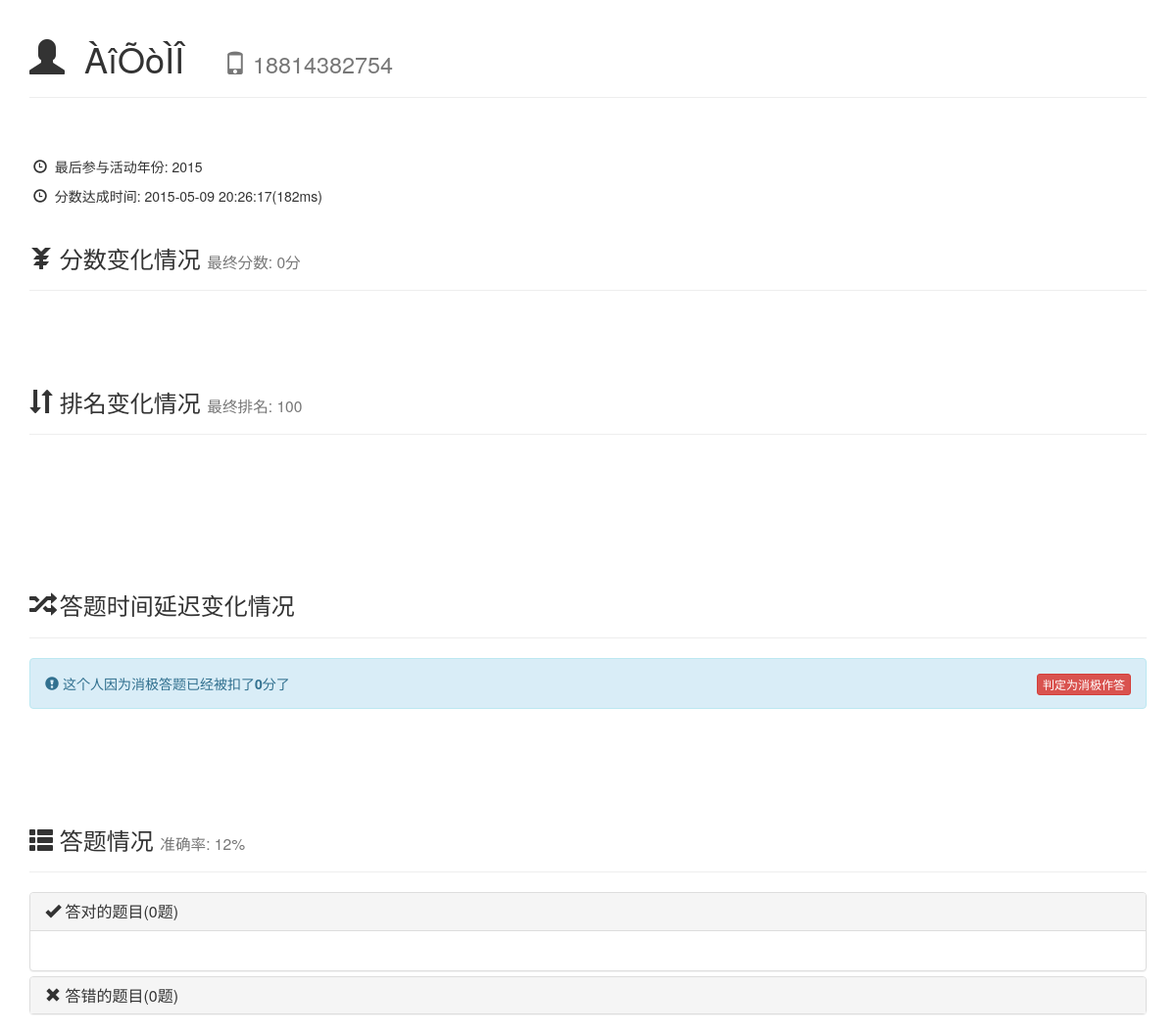
The app's page /page/activity/CAQ_peoplestatic.php?t=3, older data.
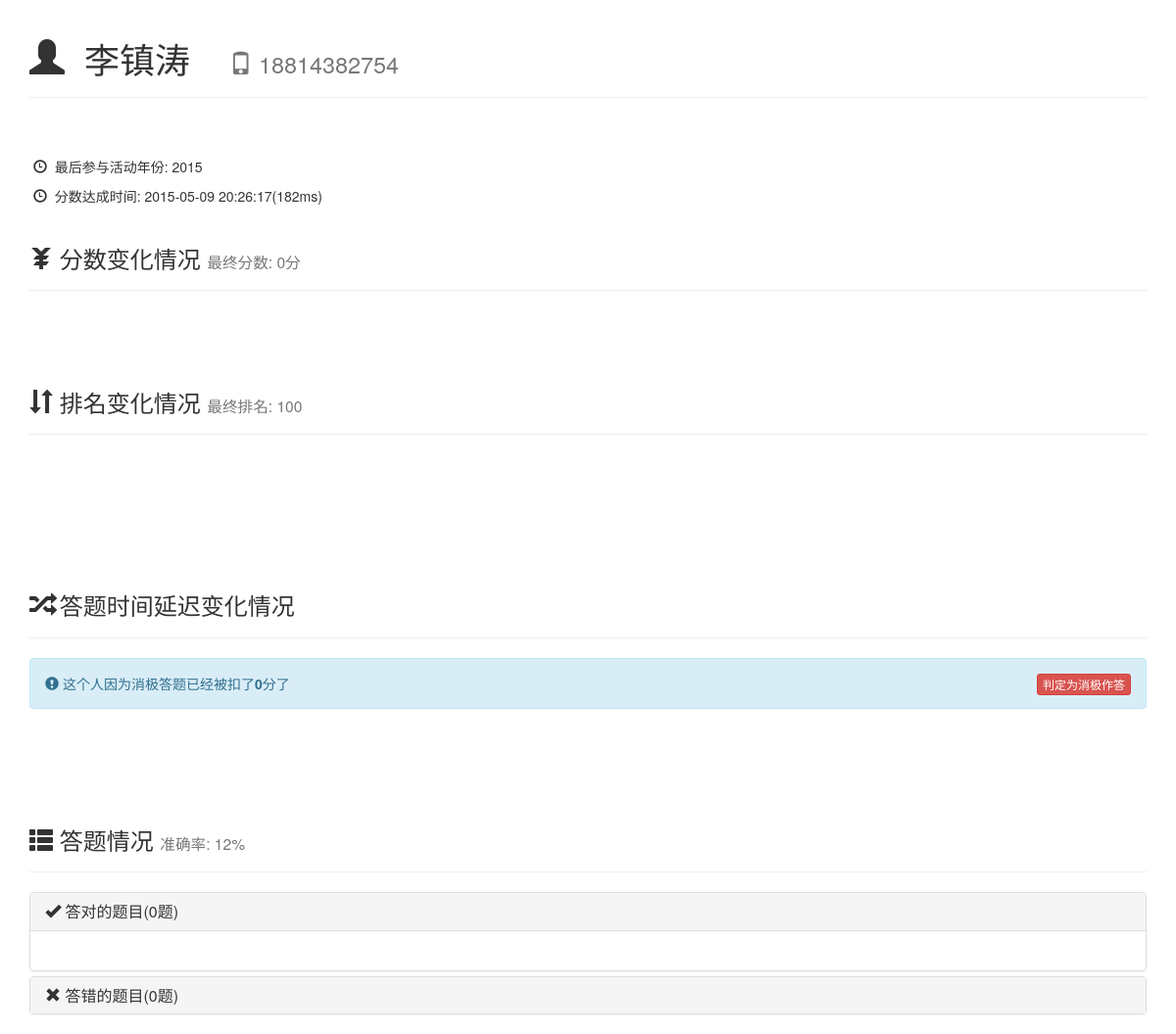
The same page, newer data.
### tables this page shows
CREATE TABLE IF NOT EXISTS `question_people` (
`id` int(11) NOT NULL,
  `name` text NOT NULL,
  `tel` text NOT NULL,
  `rightcount` int(11) NOT NULL DEFAULT '0',
  `wrongcount` int(11) NOT NULL DEFAULT '0',
  `score` int(11) NOT NULL DEFAULT '0',
  `historyscore` text NOT NULL,
  `rightids` text,
  `wrongids` text,
  `randomkey` text,
  `achievetime` datetime NOT NULL,
  `achievets` int(11) DEFAULT NULL,
  `isbanned` int(11) NOT NULL DEFAULT '0',
  `wrongidccount` int(11) NOT NULL DEFAULT '0',
  `ranking` int(11) NOT NULL DEFAULT '0',
  `oldranking` int(11) NOT NULL DEFAULT '1000',
  `historyranking` text NOT NULL COMMENT '每一次的排名情况',
  `participateyears` text NOT NULL COMMENT '参与过的年份',
  `historydata` text NOT NULL COMMENT '记录之前每一年这个人的答题统计',
  `active` tinyint(4) NOT NULL DEFAULT '1' COMMENT '用来记录连续没有输入验证码的次数',
  `activeminusscore` mediumint(9) NOT NULL DEFAULT '0' COMMENT '因为没有输入验证码消极比赛而扣除的分数总和',
  `lastactiveyear` int(11) NOT NULL COMMENT '最后一次参与这个活动的年份'
);

### plugin/php/sqlhelper.php (called while the page is built, shortened)
<?php
class sqlhelper{
	public function mysql($sql){
		$rerere = mysql_query($sql);
		return $rerere;
	}
}
?>

### page/activity/CAQ_peoplestatic.php (the view, shortened to what this page needs)
<?php
require_once(ROOT_PATH.PLUG_PATH.'/php/sqlhelper.php');
?>
<?php
if(is_array($_GET)&&count($_GET)>0){
    if(isset($_GET["t"])){
        $t=$_GET["t"];
    }else{
        $t="";
    }
}else{
    $t="";
}
$nc = new sqlhelper();
$result = $nc ->mysql("select * from question_people where id=$t limit 1");
$row = mysql_fetch_array($result);
$name = $row['name'];
$tel = $row['tel'];
$rightcount = $row['rightcount'];
$wrongcount = $row['wrongcount'];
$score = $row['score'];
$ranking = $row['ranking'];
$rightids = $row['rightids'];
$wrongids = $row['wrongids'];
$achievetime = $row['achievetime'];
$achievets = $row['achievets'];
$activeminusscore = $row['activeminusscore'];
$lastactiveyear = $row['lastactiveyear'];
$rightidsarray = array_filter(array_unique(explode(",",$rightids)));
$wrongidsarray = array_filter(array_unique(explode(",",$wrongids)));
$correctrate = $rightcount+$wrongcount == 0? 100 : round($rightcount/($rightcount+$wrongcount)*100);
?>
<!DOCTYPE html>
<html>
    <head>
        <link rel="stylesheet" href="//maxcdn.bootstrapcdn.com/font-awesome/4.3.0/css/font-awesome.min.css">
        <?php echo constant( 'BOOTSTRAP_DEFINE');?>
        <link rel="stylesheet/less" href="<?php echo constant("CSS_PATH")?>caq.less">
        <link href="http://cdn.jsdelivr.net/chartist.js/latest/chartist.min.css" rel="stylesheet" type="text/css" />
    </head>
    <body>
        <div class="container">
            <div class="page-header">
                <h1><span class="glyphicon glyphicon-user"></span>&nbsp;&nbsp;<?php echo $name;?>&nbsp;&nbsp;&nbsp;&nbsp;<small><span class="glyphicon glyphicon-phone"></span>&nbsp;<?php echo $tel;?></small></h1>
            </div>
            <br>
            <br>
            <p>&nbsp;<span class="glyphicon glyphicon-time"></span>&nbsp;&nbsp;最后参与活动年份:&nbsp;<?php echo $lastactiveyear;?></p>
            <p>&nbsp;<span class="glyphicon glyphicon-time"></span>&nbsp;&nbsp;分数达成时间:&nbsp;<?php echo $achievetime."(".$achievets."ms)"?></p>
            <div class="page-header">
                <h3><span class="glyphicon glyphicon-yen"></span>&nbsp;分数变化情况&nbsp;<small>最终分数:&nbsp;<?php echo $score;?>分</small></h3>
            </div>
            <br>
            <br>
            <div class="page-header">
                <h3><span class="glyphicon glyphicon-sort"></span>&nbsp;排名变化情况&nbsp;<small>最终排名:&nbsp;<?php echo $ranking;?></small></h3>
            </div>
            <br>
            <br>
            <br>
            <br>
            <br>
            <div class="page-header">
                <h3><span class="glyphicon glyphicon-random"></span>&nbsp;答题时间延迟变化情况&nbsp;</h3>
            </div>
            <div class="alert alert-info" role="alert"><span class="glyphicon glyphicon-exclamation-sign"></span>&nbsp;这个人因为消极答题已经被扣了<strong><?php echo $activeminusscore;?></strong>分了
                <button type="button" class="btn btn-danger btn-xs" style="float:right" onclick="passive()">判定为消极作答</button>
            </div>
            <br>
            <br>
            <br>
            <div class="page-header">
                <h3><span class="glyphicon glyphicon-th-list"></span>&nbsp;答题情况&nbsp;<small>准确率:&nbsp;<?php echo $correctrate;?>%</small></h3>
            </div>
            <div class="panel-group" id="accordion" role="tablist" aria-multiselectable="true">
              <div class="panel panel-default">
                <div class="panel-heading" role="tab" id="headingOne">
                  <h4 class="panel-title">
                    <a role="button" data-toggle="collapse" data-parent="#accordion" href="#collapseOne" aria-expanded="true" aria-controls="collapseOne">
                      <span class="glyphicon glyphicon-ok"></span>&nbsp;答对的题目(<?php echo count($rightidsarray);?>题)
                    </a>
                  </h4>
                </div>
                <div id="collapseOne" class="panel-collapse collapse in" role="tabpanel" aria-labelledby="headingOne">
                  <div class="panel-body">
                  </div>
                </div>
              </div>
              <div class="panel panel-default">
                <div class="panel-heading" role="tab" id="headingTwo">
                  <h4 class="panel-title">
                    <a class="collapsed" role="button" data-toggle="collapse" data-parent="#accordion" href="#collapseTwo" aria-expanded="false" aria-controls="collapseTwo">
                      <span class="glyphicon glyphicon-remove"></span>&nbsp;答错的题目(<?php echo count($wrongidsarray);?>题)
                    </a>
                  </h4>
                </div>
              </div>
            </div>
        </div>
    </body>
</html>

Row changes from the older to the newer data that the page shows:
changed question_people: name "ÀîÕòÌÎ" → "李镇涛"
